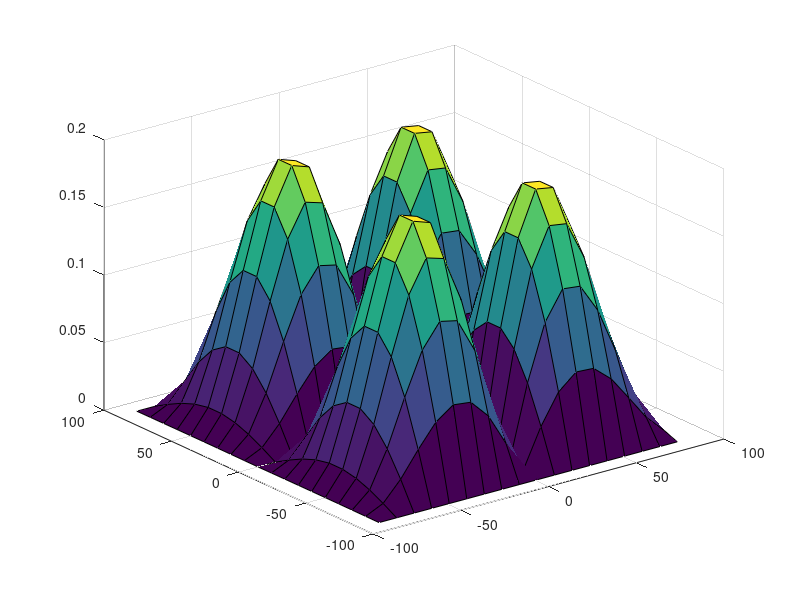

This figure's MATLAB source:
theta = -89:10:90;
phi = -90:10:90;
[theta, phi] = meshgrid(theta, phi);

l = sqrt( (cosd(theta).*cosd(phi)).^2.*(sind(theta)).^2.*(cosd(theta).*sind(phi)).^2 )

surf(theta, phi, l);